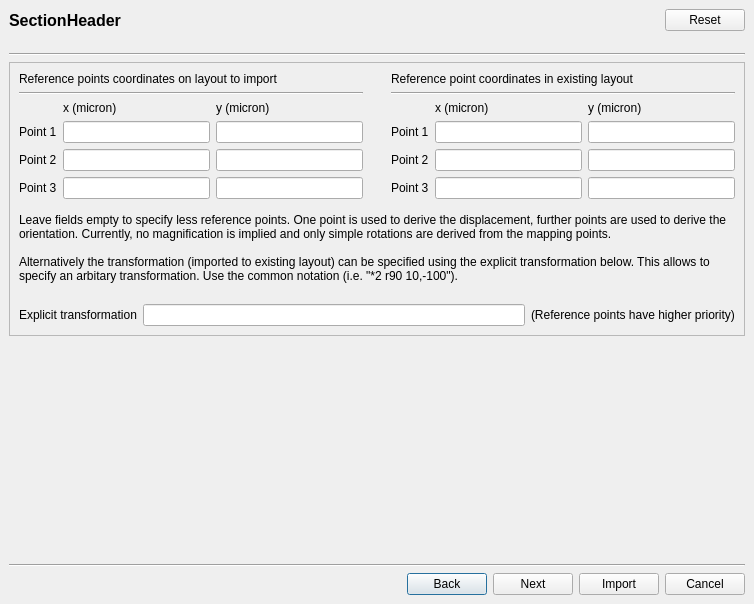
<ui version="4.0" >
 <class>StreamImportDialog</class>
 <widget class="QDialog" name="StreamImportDialog" >
  <property name="geometry" >
   <rect>
    <x>0</x>
    <y>0</y>
    <width>754</width>
    <height>604</height>
   </rect>
  </property>
  <property name="windowTitle" >
   <string>Dialog</string>
  </property>
  <layout class="QGridLayout" >
   <property name="margin" >
    <number>9</number>
   </property>
   <property name="spacing" >
    <number>6</number>
   </property>
   <item row="6" column="1" >
    <widget class="QPushButton" name="last_pb" >
     <property name="text" >
      <string>Back</string>
     </property>
     <property name="icon" >
      <iconset resource="layResources.qrc" >:/back.png</iconset>
     </property>
    </widget>
   </item>
   <item row="6" column="0" >
    <spacer>
     <property name="orientation" >
      <enum>Qt::Horizontal</enum>
     </property>
     <property name="sizeHint" >
      <size>
       <width>331</width>
       <height>20</height>
      </size>
     </property>
    </spacer>
   </item>
   <item row="6" column="3" >
    <widget class="QPushButton" name="import_pb" >
     <property name="text" >
      <string>Import</string>
     </property>
    </widget>
   </item>
   <item row="6" column="2" >
    <widget class="QPushButton" name="next_pb" >
     <property name="text" >
      <string>Next</string>
     </property>
     <property name="icon" >
      <iconset resource="layResources.qrc" >:/forward.png</iconset>
     </property>
    </widget>
   </item>
   <item row="6" column="4" >
    <widget class="QPushButton" name="cancel_pb" >
     <property name="text" >
      <string>Cancel</string>
     </property>
    </widget>
   </item>
   <item row="5" column="0" colspan="5" >
    <widget class="Line" name="line_4" >
     <property name="orientation" >
      <enum>Qt::Horizontal</enum>
     </property>
    </widget>
   </item>
   <item row="4" column="0" colspan="5" >
    <spacer>
     <property name="orientation" >
      <enum>Qt::Vertical</enum>
     </property>
     <property name="sizeType" >
      <enum>QSizePolicy::Fixed</enum>
     </property>
     <property name="sizeHint" >
      <size>
       <width>736</width>
       <height>16</height>
      </size>
     </property>
    </spacer>
   </item>
   <item row="2" column="0" colspan="5" >
    <widget class="Line" name="line" >
     <property name="orientation" >
      <enum>Qt::Horizontal</enum>
     </property>
    </widget>
   </item>
   <item row="1" column="0" colspan="5" >
    <spacer>
     <property name="orientation" >
      <enum>Qt::Vertical</enum>
     </property>
     <property name="sizeType" >
      <enum>QSizePolicy::Fixed</enum>
     </property>
     <property name="sizeHint" >
      <size>
       <width>736</width>
       <height>16</height>
      </size>
     </property>
    </spacer>
   </item>
   <item row="0" column="0" colspan="5" >
    <widget class="QFrame" name="frame_3" >
     <property name="frameShape" >
      <enum>QFrame::NoFrame</enum>
     </property>
     <property name="frameShadow" >
      <enum>QFrame::Raised</enum>
     </property>
     <layout class="QHBoxLayout" >
      <property name="margin" >
       <number>0</number>
      </property>
      <property name="spacing" >
       <number>6</number>
      </property>
      <item>
       <widget class="QLabel" name="section_header_lbl" >
        <property name="font" >
         <font>
          <pointsize>12</pointsize>
          <weight>75</weight>
          <bold>true</bold>
         </font>
        </property>
        <property name="text" >
         <string>SectionHeader</string>
        </property>
       </widget>
      </item>
      <item>
       <spacer>
        <property name="orientation" >
         <enum>Qt::Horizontal</enum>
        </property>
        <property name="sizeHint" >
         <size>
          <width>40</width>
          <height>20</height>
         </size>
        </property>
       </spacer>
      </item>
      <item>
       <widget class="QPushButton" name="reset_pb" >
        <property name="text" >
         <string>Reset</string>
        </property>
       </widget>
      </item>
     </layout>
    </widget>
   </item>
   <item row="3" column="0" colspan="5" >
    <widget class="QStackedWidget" name="central_stack" >
     <property name="currentIndex" >
      <number>2</number>
     </property>
     <widget class="QWidget" name="page" >
      <layout class="QVBoxLayout" >
       <property name="margin" >
        <number>9</number>
       </property>
       <property name="spacing" >
        <number>6</number>
       </property>
       <item>
        <widget class="QGroupBox" name="groupBox_4" >
         <property name="title" >
          <string>Input</string>
         </property>
         <layout class="QGridLayout" >
          <property name="margin" >
           <number>9</number>
          </property>
          <property name="spacing" >
           <number>6</number>
          </property>
          <item row="1" column="0" >
           <widget class="QLabel" name="label_7" >
            <property name="text" >
             <string>Top cell </string>
            </property>
           </widget>
          </item>
          <item row="0" column="1" colspan="2" >
           <widget class="QLineEdit" name="file_le" />
          </item>
          <item row="0" column="3" >
           <widget class="QToolButton" name="file_pb" >
            <property name="text" >
             <string>...</string>
            </property>
           </widget>
          </item>
          <item row="0" column="0" >
           <widget class="QLabel" name="label_6" >
            <property name="text" >
             <string>File </string>
            </property>
           </widget>
          </item>
          <item row="1" column="2" colspan="2" >
           <widget class="QLabel" name="label_2" >
            <property name="sizePolicy" >
             <sizepolicy>
              <hsizetype>5</hsizetype>
              <vsizetype>5</vsizetype>
              <horstretch>1</horstretch>
              <verstretch>0</verstretch>
             </sizepolicy>
            </property>
            <property name="text" >
             <string>(leave empty for selecting the top cell automatically)</string>
            </property>
           </widget>
          </item>
          <item row="1" column="1" >
           <widget class="QLineEdit" name="topcell_le" >
            <property name="sizePolicy" >
             <sizepolicy>
              <hsizetype>7</hsizetype>
              <vsizetype>0</vsizetype>
              <horstretch>1</horstretch>
              <verstretch>0</verstretch>
             </sizepolicy>
            </property>
           </widget>
          </item>
          <item row="2" column="0" colspan="4" >
           <spacer>
            <property name="orientation" >
             <enum>Qt::Vertical</enum>
            </property>
            <property name="sizeType" >
             <enum>QSizePolicy::Fixed</enum>
            </property>
            <property name="sizeHint" >
             <size>
              <width>20</width>
              <height>10</height>
             </size>
            </property>
           </spacer>
          </item>
          <item row="3" column="0" colspan="4" >
           <widget class="QFrame" name="frame_2" >
            <property name="frameShape" >
             <enum>QFrame::NoFrame</enum>
            </property>
            <property name="frameShadow" >
             <enum>QFrame::Raised</enum>
            </property>
            <layout class="QHBoxLayout" >
             <property name="margin" >
              <number>0</number>
             </property>
             <property name="spacing" >
              <number>6</number>
             </property>
             <item>
              <widget class="QLabel" name="label_3" >
               <property name="text" >
                <string>Stream reader options   </string>
               </property>
              </widget>
             </item>
             <item>
              <widget class="QPushButton" name="edit_options_pb" >
               <property name="text" >
                <string>Edit ...</string>
               </property>
              </widget>
             </item>
             <item>
              <widget class="QPushButton" name="reset_options_pb" >
               <property name="text" >
                <string>Reset</string>
               </property>
              </widget>
             </item>
             <item>
              <spacer>
               <property name="orientation" >
                <enum>Qt::Horizontal</enum>
               </property>
               <property name="sizeHint" >
                <size>
                 <width>40</width>
                 <height>20</height>
                </size>
               </property>
              </spacer>
             </item>
            </layout>
           </widget>
          </item>
         </layout>
        </widget>
       </item>
       <item>
        <widget class="QGroupBox" name="groupBox" >
         <property name="title" >
          <string>Import Mode</string>
         </property>
         <layout class="QVBoxLayout" >
          <property name="margin" >
           <number>9</number>
          </property>
          <property name="spacing" >
           <number>0</number>
          </property>
          <item>
           <widget class="QRadioButton" name="import_simple_rb" >
            <property name="text" >
             <string>Merge - Merge new cell into current cell and create a new cell hierarchy below</string>
            </property>
           </widget>
          </item>
          <item>
           <widget class="QRadioButton" name="import_extra_rb" >
            <property name="text" >
             <string>Extra cells - Import as extra cells</string>
            </property>
           </widget>
          </item>
          <item>
           <widget class="QRadioButton" name="import_instantiate_rb" >
            <property name="text" >
             <string>Instantiate - Instantiate a new cell tree below the current cell</string>
            </property>
           </widget>
          </item>
          <item>
           <widget class="QRadioButton" name="import_merge_rb" >
            <property name="text" >
             <string>Merge hierarchy - Merge into current cell's hierarchy (attempt to identify corresponding cells)</string>
            </property>
           </widget>
          </item>
          <item>
           <spacer>
            <property name="orientation" >
             <enum>Qt::Vertical</enum>
            </property>
            <property name="sizeType" >
             <enum>QSizePolicy::Fixed</enum>
            </property>
            <property name="sizeHint" >
             <size>
              <width>20</width>
              <height>10</height>
             </size>
            </property>
           </spacer>
          </item>
          <item>
           <widget class="QLabel" name="label_8" >
            <property name="text" >
             <string>Note: All modes except "Extra cells" require a unique top cell for the input file. Either one must be specified or the input file must have a single top cell.</string>
            </property>
            <property name="wordWrap" >
             <bool>true</bool>
            </property>
           </widget>
          </item>
         </layout>
        </widget>
       </item>
       <item>
        <spacer>
         <property name="orientation" >
          <enum>Qt::Vertical</enum>
         </property>
         <property name="sizeType" >
          <enum>QSizePolicy::Expanding</enum>
         </property>
         <property name="sizeHint" >
          <size>
           <width>20</width>
           <height>16</height>
          </size>
         </property>
        </spacer>
       </item>
      </layout>
     </widget>
     <widget class="QWidget" name="page_2" >
      <layout class="QVBoxLayout" >
       <property name="margin" >
        <number>0</number>
       </property>
       <property name="spacing" >
        <number>6</number>
       </property>
       <item>
        <widget class="QFrame" name="frame" >
         <property name="frameShape" >
          <enum>QFrame::StyledPanel</enum>
         </property>
         <property name="frameShadow" >
          <enum>QFrame::Plain</enum>
         </property>
         <layout class="QGridLayout" >
          <property name="margin" >
           <number>9</number>
          </property>
          <property name="spacing" >
           <number>6</number>
          </property>
          <item rowspan="5" row="0" column="0" >
           <widget class="QGroupBox" name="groupBox_2" >
            <property name="title" >
             <string>Layer mapping</string>
            </property>
            <layout class="QGridLayout" >
             <property name="margin" >
              <number>9</number>
             </property>
             <property name="spacing" >
              <number>6</number>
             </property>
             <item row="2" column="1" colspan="2" >
              <widget class="QLabel" name="label" >
               <property name="text" >
                <string>Use "layer/datatype" notation to specify an offset to be added to layer and/or datatype.</string>
               </property>
               <property name="wordWrap" >
                <bool>true</bool>
               </property>
              </widget>
             </item>
             <item row="1" column="1" >
              <widget class="QLineEdit" name="offset_le" />
             </item>
             <item row="1" column="0" >
              <widget class="QRadioButton" name="offset_rb" >
               <property name="text" >
                <string>On original layers plus offset</string>
               </property>
              </widget>
             </item>
             <item row="0" column="0" >
              <widget class="QRadioButton" name="no_mapping_rb" >
               <property name="text" >
                <string>No mapping - use original layers</string>
               </property>
              </widget>
             </item>
             <item row="1" column="2" >
              <spacer>
               <property name="orientation" >
                <enum>Qt::Horizontal</enum>
               </property>
               <property name="sizeHint" >
                <size>
                 <width>211</width>
                 <height>20</height>
                </size>
               </property>
              </spacer>
             </item>
            </layout>
           </widget>
          </item>
          <item row="5" column="0" >
           <spacer>
            <property name="orientation" >
             <enum>Qt::Vertical</enum>
            </property>
            <property name="sizeHint" >
             <size>
              <width>20</width>
              <height>40</height>
             </size>
            </property>
           </spacer>
          </item>
         </layout>
        </widget>
       </item>
      </layout>
     </widget>
     <widget class="QWidget" name="page_6" >
      <layout class="QVBoxLayout" >
       <property name="margin" >
        <number>0</number>
       </property>
       <property name="spacing" >
        <number>6</number>
       </property>
       <item>
        <widget class="QFrame" name="frame_5" >
         <property name="frameShape" >
          <enum>QFrame::StyledPanel</enum>
         </property>
         <property name="frameShadow" >
          <enum>QFrame::Plain</enum>
         </property>
         <layout class="QGridLayout" >
          <property name="margin" >
           <number>9</number>
          </property>
          <property name="spacing" >
           <number>6</number>
          </property>
          <item row="3" column="5" >
           <widget class="QLineEdit" name="layout_x1_le" />
          </item>
          <item row="5" column="2" >
           <widget class="QLineEdit" name="pcb_y3_le" />
          </item>
          <item row="3" column="4" >
           <widget class="QLabel" name="label_22" >
            <property name="text" >
             <string>Point 1</string>
            </property>
           </widget>
          </item>
          <item row="2" column="6" >
           <widget class="QLabel" name="label_24" >
            <property name="text" >
             <string>y (micron)</string>
            </property>
           </widget>
          </item>
          <item row="0" column="0" colspan="3" >
           <widget class="QLabel" name="label_17" >
            <property name="text" >
             <string>Reference points coordinates on layout to import</string>
            </property>
           </widget>
          </item>
          <item row="4" column="2" >
           <widget class="QLineEdit" name="pcb_y2_le" />
          </item>
          <item row="5" column="4" >
           <widget class="QLabel" name="Point 3" >
            <property name="text" >
             <string>Point 3</string>
            </property>
           </widget>
          </item>
          <item row="4" column="5" >
           <widget class="QLineEdit" name="layout_x2_le" />
          </item>
          <item row="0" column="4" colspan="3" >
           <widget class="QLabel" name="label_18" >
            <property name="text" >
             <string>Reference point coordinates in existing layout</string>
            </property>
           </widget>
          </item>
          <item row="5" column="5" >
           <widget class="QLineEdit" name="layout_x3_le" />
          </item>
          <item row="5" column="6" >
           <widget class="QLineEdit" name="layout_y3_le" />
          </item>
          <item row="2" column="5" >
           <widget class="QLabel" name="label_23" >
            <property name="text" >
             <string>x (micron)</string>
            </property>
           </widget>
          </item>
          <item row="1" column="0" colspan="3" >
           <widget class="Line" name="line_2" >
            <property name="orientation" >
             <enum>Qt::Horizontal</enum>
            </property>
           </widget>
          </item>
          <item row="4" column="0" >
           <widget class="QLabel" name="label_25" >
            <property name="text" >
             <string>Point 2</string>
            </property>
           </widget>
          </item>
          <item row="4" column="1" >
           <widget class="QLineEdit" name="pcb_x2_le" />
          </item>
          <item row="5" column="0" >
           <widget class="QLabel" name="label_26" >
            <property name="text" >
             <string>Point 3</string>
            </property>
           </widget>
          </item>
          <item row="3" column="0" >
           <widget class="QLabel" name="label_21" >
            <property name="text" >
             <string>Point 1</string>
            </property>
           </widget>
          </item>
          <item row="5" column="1" >
           <widget class="QLineEdit" name="pcb_x3_le" />
          </item>
          <item row="3" column="2" >
           <widget class="QLineEdit" name="pcb_y1_le" />
          </item>
          <item row="1" column="4" colspan="3" >
           <widget class="Line" name="line_3" >
            <property name="orientation" >
             <enum>Qt::Horizontal</enum>
            </property>
           </widget>
          </item>
          <item row="3" column="1" >
           <widget class="QLineEdit" name="pcb_x1_le" />
          </item>
          <item row="2" column="2" >
           <widget class="QLabel" name="label_20" >
            <property name="text" >
             <string>y (micron)</string>
            </property>
           </widget>
          </item>
          <item row="2" column="1" >
           <widget class="QLabel" name="label_19" >
            <property name="text" >
             <string>x (micron)</string>
            </property>
           </widget>
          </item>
          <item row="4" column="4" >
           <widget class="QLabel" name="label_27" >
            <property name="text" >
             <string>Point 2</string>
            </property>
           </widget>
          </item>
          <item row="4" column="6" >
           <widget class="QLineEdit" name="layout_y2_le" />
          </item>
          <item row="3" column="6" >
           <widget class="QLineEdit" name="layout_y1_le" />
          </item>
          <item rowspan="6" row="0" column="3" >
           <spacer>
            <property name="orientation" >
             <enum>Qt::Horizontal</enum>
            </property>
            <property name="sizeType" >
             <enum>QSizePolicy::Fixed</enum>
            </property>
            <property name="sizeHint" >
             <size>
              <width>16</width>
              <height>20</height>
             </size>
            </property>
           </spacer>
          </item>
          <item row="6" column="0" colspan="7" >
           <spacer>
            <property name="orientation" >
             <enum>Qt::Vertical</enum>
            </property>
            <property name="sizeType" >
             <enum>QSizePolicy::Fixed</enum>
            </property>
            <property name="sizeHint" >
             <size>
              <width>691</width>
              <height>8</height>
             </size>
            </property>
           </spacer>
          </item>
          <item row="8" column="0" colspan="7" >
           <spacer>
            <property name="orientation" >
             <enum>Qt::Vertical</enum>
            </property>
            <property name="sizeType" >
             <enum>QSizePolicy::Fixed</enum>
            </property>
            <property name="sizeHint" >
             <size>
              <width>20</width>
              <height>15</height>
             </size>
            </property>
           </spacer>
          </item>
          <item row="9" column="0" colspan="7" >
           <widget class="QFrame" name="frame_6" >
            <property name="frameShape" >
             <enum>QFrame::NoFrame</enum>
            </property>
            <property name="frameShadow" >
             <enum>QFrame::Raised</enum>
            </property>
            <layout class="QHBoxLayout" >
             <property name="margin" >
              <number>0</number>
             </property>
             <property name="spacing" >
              <number>6</number>
             </property>
             <item>
              <widget class="QLabel" name="label_30" >
               <property name="text" >
                <string>Explicit transformation</string>
               </property>
              </widget>
             </item>
             <item>
              <widget class="QLineEdit" name="explicit_trans_le" >
               <property name="toolTip" >
                <string>Examples: "r90", "m45", "r90 (2000,-5000)"</string>
               </property>
              </widget>
             </item>
             <item>
              <widget class="QLabel" name="label_31" >
               <property name="text" >
                <string>(Reference points have higher priority)</string>
               </property>
              </widget>
             </item>
            </layout>
           </widget>
          </item>
          <item row="7" column="0" colspan="7" >
           <widget class="QLabel" name="label_29" >
            <property name="text" >
             <string>Leave fields empty to specify less reference points. One point is used to derive the displacement, further points are used to derive the orientation. Currently, no magnification is implied and only simple rotations are derived from the mapping points.

Alternatively the transformation (imported to existing layout) can be specified using the explicit transformation below. This allows to specify an arbitary transformation. Use the common notation (i.e. "*2 r90 10,-100").</string>
            </property>
            <property name="wordWrap" >
             <bool>true</bool>
            </property>
           </widget>
          </item>
         </layout>
        </widget>
       </item>
       <item>
        <spacer>
         <property name="orientation" >
          <enum>Qt::Vertical</enum>
         </property>
         <property name="sizeHint" >
          <size>
           <width>20</width>
           <height>40</height>
          </size>
         </property>
        </spacer>
       </item>
      </layout>
     </widget>
    </widget>
   </item>
  </layout>
 </widget>
 <tabstops>
  <tabstop>file_le</tabstop>
  <tabstop>file_pb</tabstop>
  <tabstop>topcell_le</tabstop>
  <tabstop>edit_options_pb</tabstop>
  <tabstop>reset_options_pb</tabstop>
  <tabstop>import_simple_rb</tabstop>
  <tabstop>import_extra_rb</tabstop>
  <tabstop>import_instantiate_rb</tabstop>
  <tabstop>import_merge_rb</tabstop>
  <tabstop>no_mapping_rb</tabstop>
  <tabstop>offset_rb</tabstop>
  <tabstop>offset_le</tabstop>
  <tabstop>pcb_x1_le</tabstop>
  <tabstop>pcb_y1_le</tabstop>
  <tabstop>layout_x1_le</tabstop>
  <tabstop>layout_y1_le</tabstop>
  <tabstop>pcb_x2_le</tabstop>
  <tabstop>pcb_y2_le</tabstop>
  <tabstop>layout_x2_le</tabstop>
  <tabstop>layout_y2_le</tabstop>
  <tabstop>pcb_x3_le</tabstop>
  <tabstop>pcb_y3_le</tabstop>
  <tabstop>layout_x3_le</tabstop>
  <tabstop>layout_y3_le</tabstop>
  <tabstop>explicit_trans_le</tabstop>
  <tabstop>last_pb</tabstop>
  <tabstop>next_pb</tabstop>
  <tabstop>import_pb</tabstop>
  <tabstop>cancel_pb</tabstop>
 </tabstops>
 <resources>
  <include location="layResources.qrc" />
 </resources>
 <connections>
  <connection>
   <sender>import_pb</sender>
   <signal>clicked()</signal>
   <receiver>StreamImportDialog</receiver>
   <slot>accept()</slot>
   <hints>
    <hint type="sourcelabel" >
     <x>572</x>
     <y>598</y>
    </hint>
    <hint type="destinationlabel" >
     <x>574</x>
     <y>614</y>
    </hint>
   </hints>
  </connection>
  <connection>
   <sender>cancel_pb</sender>
   <signal>clicked()</signal>
   <receiver>StreamImportDialog</receiver>
   <slot>reject()</slot>
   <hints>
    <hint type="sourcelabel" >
     <x>679</x>
     <y>597</y>
    </hint>
    <hint type="destinationlabel" >
     <x>683</x>
     <y>613</y>
    </hint>
   </hints>
  </connection>
 </connections>
</ui>
